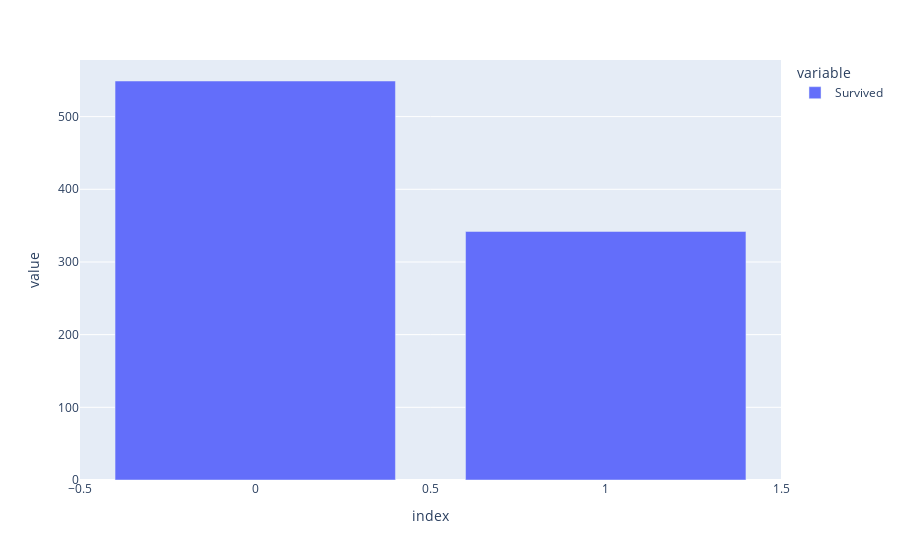
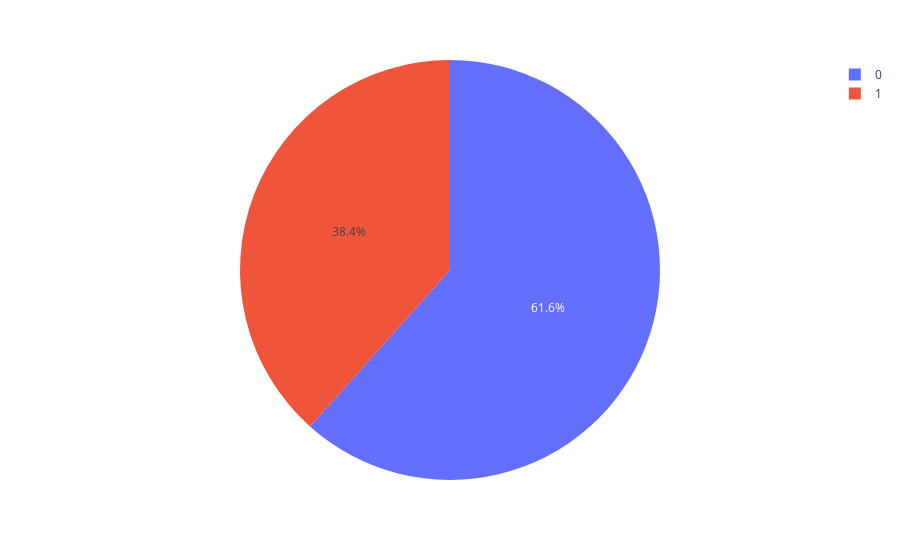

Notebook source saved alongside these figures, in order:
### Markdown cell above
##### survived

### Code cell
survived = titanic.Survived.value_counts()
fig = px.bar(survived)
fig.show()
fig = px.pie(survived, values=survived, names=survived.index)
fig.show()

### Figure 1 — Plotly figure (JSON) as saved in the notebook; plotly's stock layout.template omitted (floating-point values rounded to 4 significant figures)
{"data": [{"alignmentgroup": "True", "hovertemplate": "variable=Survived<br>index=%{x}<br>value=%{y}<extra></extra>", "legendgroup": "Survived", "marker": {"color": "#636efa", "pattern": {"shape": ""}}, "name": "Survived", "offsetgroup": "Survived", "orientation": "v", "showlegend": true, "textposition": "auto", "type": "bar", "x": [0, 1], "xaxis": "x", "y": [549, 342], "yaxis": "y"}], "layout": {"barmode": "relative", "legend": {"title": {"text": "variable"}, "tracegroupgap": 0}, "margin": {"t": 60}, "xaxis": {"anchor": "y", "domain": [0, 1], "title": {"text": "index"}}, "yaxis": {"anchor": "x", "domain": [0, 1], "title": {"text": "value"}}}}

### Figure 2 — Plotly figure (JSON) as saved in the notebook; plotly's stock layout.template omitted (floating-point values rounded to 4 significant figures)
{"data": [{"domain": {"x": [0, 1], "y": [0, 1]}, "hovertemplate": "index=%{label}<br>value=%{value}<extra></extra>", "labels": [0, 1], "legendgroup": "", "name": "", "showlegend": true, "type": "pie", "values": [549, 342]}], "layout": {"legend": {"tracegroupgap": 0}, "margin": {"t": 60}}}
